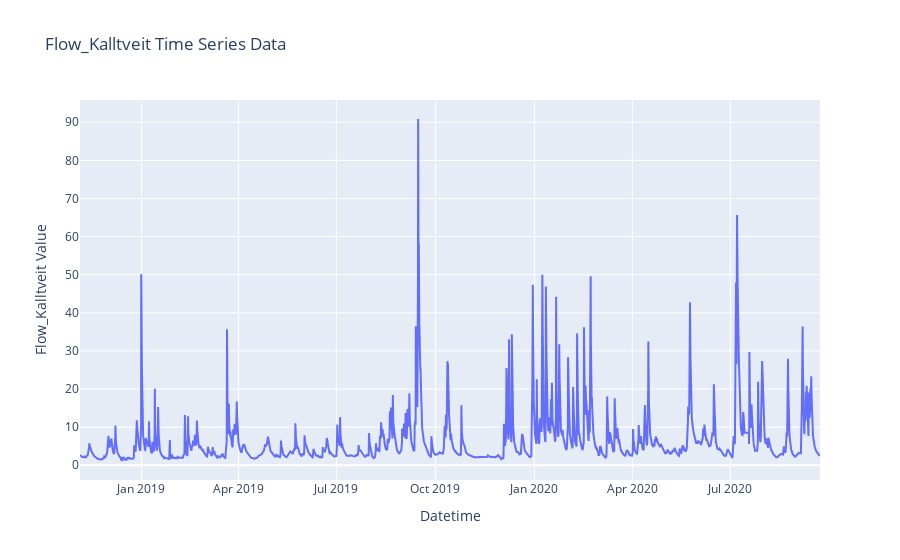

Source (notebook cell):
### Code cell
import plotly.graph_objects as go

# Create a trace for the target values
trace = go.Scatter(
    x=target_value.index, y=target_value.values, mode="lines", name="Flow_Kalltveit"
)

# Create a layout
layout = go.Layout(
    title="Flow_Kalltveit Time Series Data",
    xaxis=dict(title="Datetime"),
    yaxis=dict(title="Flow_Kalltveit Value"),
)

# Create a Figure and add the trace to it
fig = go.Figure(data=[trace], layout=layout)

# Show the figure
fig.show()

### Figure 1 — Plotly figure (JSON) as saved in the notebook; plotly's stock layout.template omitted (floating-point values rounded to 4 significant figures; data arrays with more than 128 entries replaced by an {"elided": "..."} marker saying what was removed)
{"data": [{"mode": "lines", "name": "Flow_Kalltveit", "type": "scatter", "x": {"elided": "16500 str values"}, "y": {"elided": "16500 float values"}}], "layout": {"title": {"text": "Flow_Kalltveit Time Series Data"}, "xaxis": {"title": {"text": "Datetime"}}, "yaxis": {"title": {"text": "Flow_Kalltveit Value"}}}}
